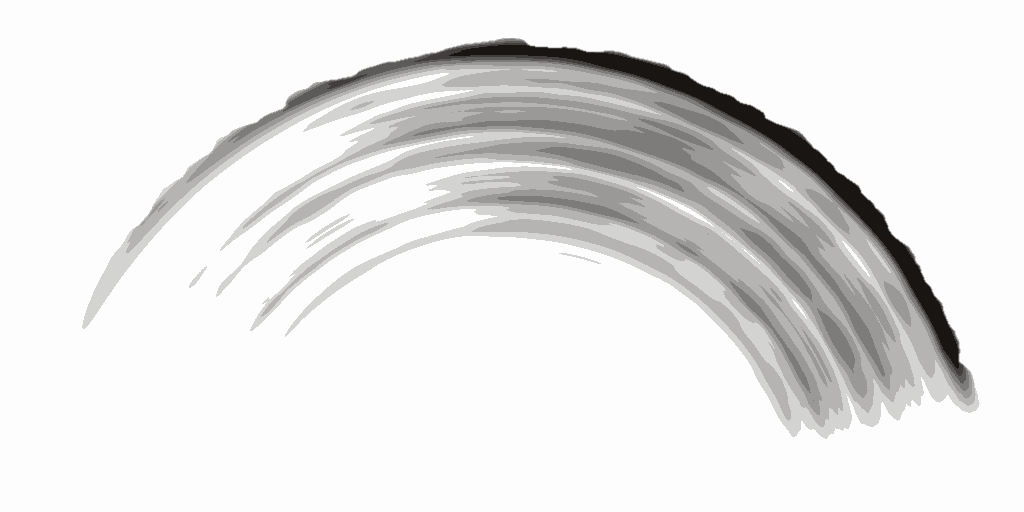
#> input picture godot/art/slash0.png, 1024 x 512 px; its folder holds 5 pictures in this run
$ python bake_store.py
#> lines starting #> are read from the running program, lines starting #| are printed output that depends on the picture
"""Store listing art (Play: 512 icon, 1024x500 feature graphic) composed from the baked game art.
Deterministic. Usage: python3 bake_store.py  -> ../store/"""
import json, os
import numpy as np
from PIL import Image, ImageDraw, ImageFont, ImageFilter

ART = os.path.join(os.path.dirname(__file__), "..", "art")
OUT = os.path.join(os.path.dirname(__file__), "..", "store")
rng = np.random.default_rng(23)

def parchment(w, h):
    base = np.array([228, 214, 184], np.float32)
    n = rng.normal(0, 1, (h // 8 + 2, w // 8 + 2)).astype(np.float32)
    n = np.array(Image.fromarray(((n - n.min()) / (np.ptp(n)) * 255).astype(np.uint8)).resize((w, h), Image.BICUBIC), np.float32) / 255 - 0.5
    img = base[None, None, :] + n[..., None] * 22 + rng.normal(0, 4, (h, w, 1))
    # stipple flecks
    for _ in range(w * h // 900):
        x, y = rng.integers(0, w), rng.integers(0, h)
        img[y:y + 2, x:x + 2] *= 0.72
    # ink-wash vignette
    yy, xx = np.mgrid[0:h, 0:w]
    d = np.sqrt(((xx - w / 2) / (w / 2)) ** 2 + ((yy - h / 2) / (h / 2)) ** 2)
    img *= (1 - np.clip(d - 0.55, 0, 1) ** 1.6 * 0.55)[..., None]
    return Image.fromarray(np.clip(img, 0, 255).astype(np.uint8)).convert("RGBA")

def frame(kind, anim, i):
    m = json.load(open(os.path.join(ART, kind + ".json")))
    a = m["anims"][anim]; f = m["frame"]
    page = Image.open(os.path.join(ART, "%s_p%d.png" % (kind, a.get("page", 0)))).convert("RGBA")
    col = a.get("col0", 0) + i
    return page.crop((col * f, a["row"] * f, col * f + f, a["row"] * f + f))

# [8 lines left out: function tinted, not called in this run]

def slash_layer(size, alpha):
    s = Image.open(os.path.join(ART, "slash0.png")).convert("LA").convert("RGBA")
    arr = np.array(s, np.float32)
    lum = arr[..., 0:1]
    arr[..., :3] = lum * 0.55 + 20
    arr[..., 3] *= alpha
    return Image.fromarray(arr.astype(np.uint8)).resize(size, Image.LANCZOS)

# [17 lines left out: functions blots, seal, not called in this run]

def icon():
    W = 512
    im = parchment(W, W)
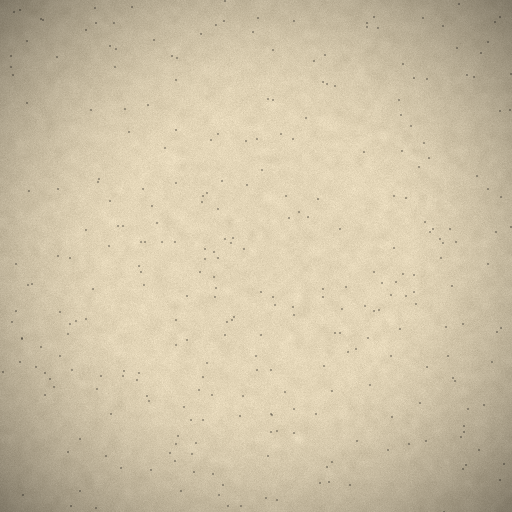
#> im: PIL image 512x512 RGBA; mean R, G, B, A 206.8, 194, 166.6, 255
    im.alpha_composite(slash_layer((W + 160, (W + 160) // 2), 0.9).rotate(28, resample=Image.BICUBIC, expand=False), (-110, 70))
#> in slash_layer, `lum = arr[..., 0:1]`: lum: shape (512, 1024, 1) float32; every value is 18
#> in slash_layer, `arr[..., 3] *= alpha`:
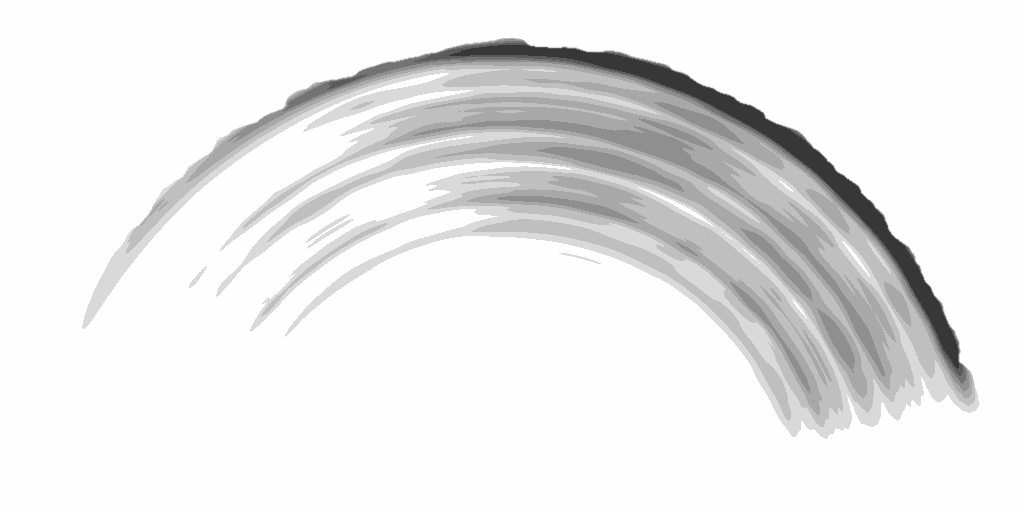
#> arr: shape (512, 1024, 4) float32; mean R, G, B, A 30, 30, 30, 24.3; transparent parts drawn white
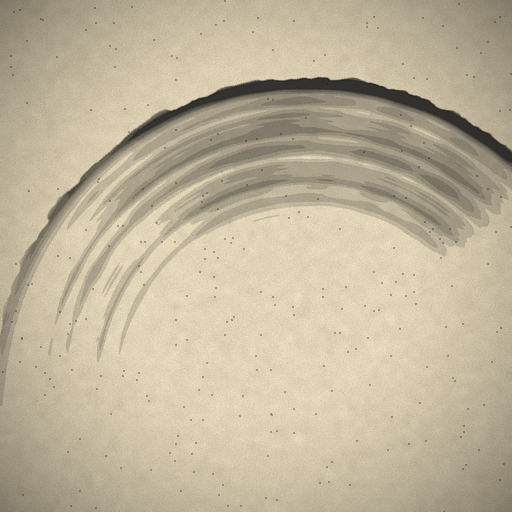
#> im: PIL image 512x512 RGBA; mean R, G, B, A 191.9, 180.2, 155, 255
    p = frame("player", "atk3", 3).resize((440, 440), Image.LANCZOS)
    im.alpha_composite(p, (22, 60))
    blots(im, 360, 250, 70, 40, 9, red=True)
    seal(im, 392, 34, 86, "I")
    im = im.convert("RGB")
    im.save(os.path.join(OUT, "icon-512.png"))

# [42 lines left out: functions feature, android_icons, not called in this run]

if __name__ == "__main__":
    os.makedirs(OUT, exist_ok=True)
#> (the run stopped early here; a loop or call above may not have finished)
